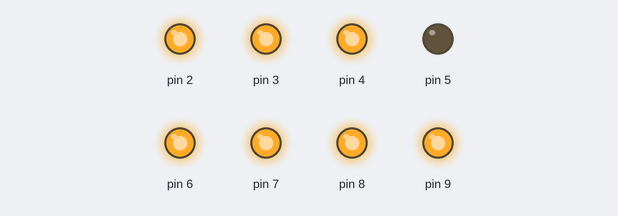
The sketch below on a simulated Arduino Uno, built with avr-gcc and run on an emulated ATmega328P. Parts: output pins drawn as LEDs (lit = HIGH).

Above: at 0.2 s.
At 1.2 s:
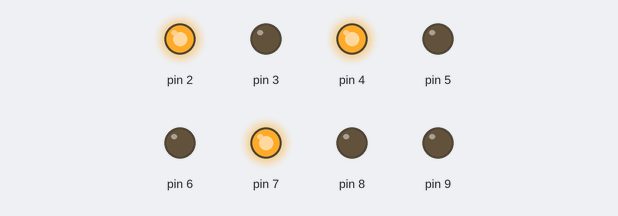
At 3.2 s:
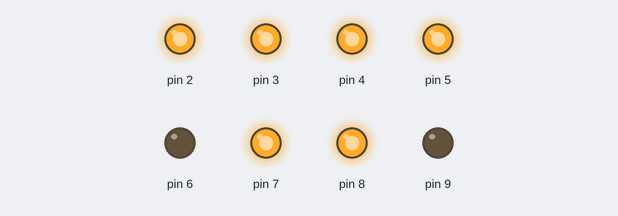
At 6.2 s:
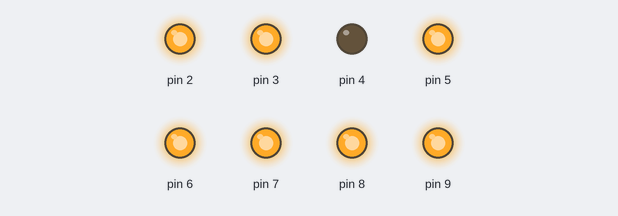
At 9.2 s:
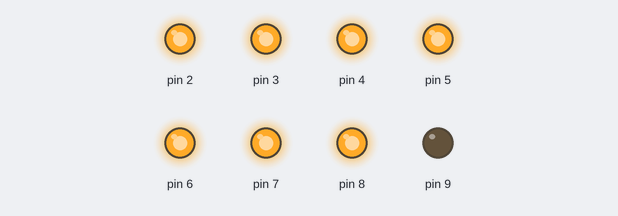
At 12.7 s:
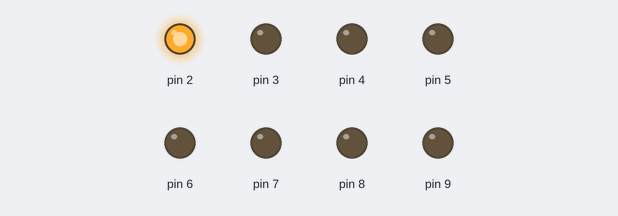
Timing chart, 0 to 13.0 s (numbered marks = the images above):
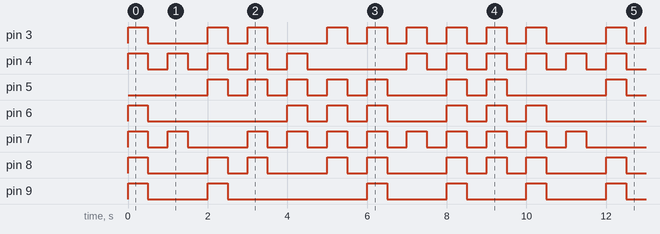

The sketch:

Lesson19.ino
```cpp
/*
19 MC猜数字 - 1 电路搭建
太极创客
www.taichi-maker.com

此程序用于太极创客<<零基础入门学用Arduino教程>>中
MC猜数字电路测试使用。

2017-04-21
*/
void setup() {
  pinMode(2, INPUT_PULLUP);
  for (int i = 2; i <= 9; i++) {
    pinMode(i, OUTPUT);
  }

}

// the loop function runs over and over again forever
void loop() {
  int myNumber = 0;
  while(myNumber <= 9){
    displayNumber(myNumber);
    delay(500);
    displayClear();
    myNumber++;
    while(!digitalRead(2)){
      digitalWrite(5, HIGH);
      digitalWrite(6, HIGH);
      digitalWrite(7, HIGH);
      digitalWrite(8, HIGH);
      digitalWrite(9, HIGH);
    }
    delay(500);
  }
}
void displayClear(){
  // 清理显示内容
  digitalWrite(3, LOW);
  digitalWrite(4, LOW);
  digitalWrite(5, LOW);
  digitalWrite(6, LOW);
  digitalWrite(7, LOW);
  digitalWrite(8, LOW);
  digitalWrite(9, LOW);
}

void displayNumber(int number){
  switch(number){
    case 1:
      digitalWrite(4, HIGH);
      digitalWrite(7, HIGH);
      break;
    case 2:
      digitalWrite(3, HIGH);
      digitalWrite(4, HIGH);
      digitalWrite(5, HIGH);
      digitalWrite(8, HIGH);
      digitalWrite(9, HIGH);
      break;
    case 3:
      digitalWrite(3, HIGH);
      digitalWrite(4, HIGH);
      digitalWrite(5, HIGH);
      digitalWrite(7, HIGH);
      digitalWrite(8, HIGH);
      break;
    case 4:
      digitalWrite(4, HIGH);
      digitalWrite(5, HIGH);
      digitalWrite(6, HIGH);
      digitalWrite(7, HIGH);
      break;
    case 5:
      digitalWrite(3, HIGH);
      digitalWrite(5, HIGH);
      digitalWrite(6, HIGH);
      digitalWrite(7, HIGH);
      digitalWrite(8, HIGH);
      break;
    case 6:
      digitalWrite(3, HIGH);
      digitalWrite(5, HIGH);
      digitalWrite(6, HIGH);
      digitalWrite(7, HIGH);
      digitalWrite(8, HIGH);
      digitalWrite(9, HIGH);
      break;
    case 7:
      digitalWrite(3, HIGH);
      digitalWrite(4, HIGH);
      digitalWrite(7, HIGH);
      break;
    case 8:
      digitalWrite(3, HIGH);
      digitalWrite(4, HIGH);
      digitalWrite(5, HIGH);
      digitalWrite(6, HIGH);
      digitalWrite(7, HIGH);
      digitalWrite(8, HIGH);
      digitalWrite(9, HIGH);
      break;
    case 9:
      digitalWrite(3, HIGH);
      digitalWrite(4, HIGH);
      digitalWrite(5, HIGH);
      digitalWrite(6, HIGH);
      digitalWrite(7, HIGH);
      digitalWrite(8, HIGH);
      break;
    case 0:
      digitalWrite(3, HIGH);
      digitalWrite(4, HIGH);
      digitalWrite(6, HIGH);
      digitalWrite(7, HIGH);
      digitalWrite(8, HIGH);
      digitalWrite(9, HIGH);
      break;
    default:
      digitalWrite(5, HIGH);
    }
}
```

Measured:
- by itself, pin 3: repeats every 10.0 s: LOW 1.5 s, HIGH 0.50 s, LOW 0.50 s, HIGH 0.50 s, LOW 1.5 s, 5 × (HIGH 0.50 s, LOW 0.50 s), HIGH 0.50 s
- by itself, pin 4: repeats every 10.0 s: 4 × (LOW 0.50 s, HIGH 0.50 s), LOW 2.5 s, 3 × (HIGH 0.50 s, LOW 0.50 s), HIGH 0.50 s
- by itself, pin 5: repeats every 10.0 s: 4 × (LOW 0.50 s, HIGH 0.50 s), LOW 1.5 s, HIGH 0.50 s, LOW 0.50 s, HIGH 0.50 s, LOW 2.5 s, HIGH 0.50 s
- by itself, pin 6: repeats every 10.0 s: LOW 3.5 s, 2 × (HIGH 0.50 s, LOW 0.50 s), HIGH 0.50 s, LOW 1.5 s, 2 × (HIGH 0.50 s, LOW 0.50 s), HIGH 0.50 s
- by itself, pin 7: repeats every 10.0 s: LOW 0.50 s, HIGH 0.50 s, LOW 1.5 s, 7 × (HIGH 0.50 s, LOW 0.50 s), HIGH 0.50 s
- by itself, pin 9: repeats every 10.0 s: LOW 1.5 s, HIGH 0.50 s, LOW 3.5 s, 2 × (HIGH 0.50 s, LOW 1.5 s), HIGH 0.50 s
- by itself, pin 8: repeats every 10.0 s: LOW 1.5 s, HIGH 0.50 s, LOW 0.50 s, HIGH 0.50 s, LOW 1.5 s, HIGH 0.50 s, LOW 0.50 s, HIGH 0.50 s, LOW 1.5 s, 2 × (HIGH 0.50 s, LOW 0.50 s), HIGH 0.50 s
